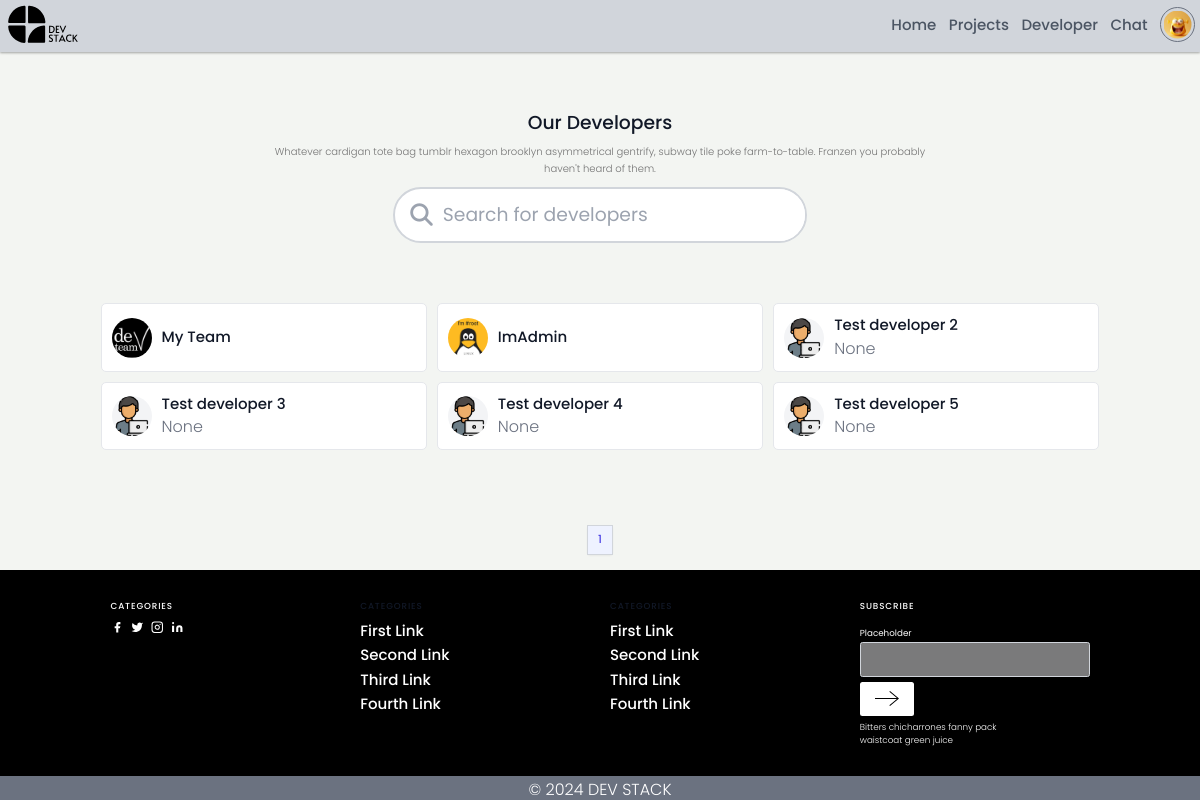
Screenshot of /user/developers (signed in) with the database file from the repository.
### users/models.py (models this page shows, shortened)
class BaseModel(models.Model):
    created_at = models.DateTimeField(auto_now_add=True)
    updated_at = models.DateTimeField(auto_now=True)
    is_active = models.BooleanField(default=True)
    class Meta:
        abstract = True

class User(AbstractUser, BaseModel):
    id = models.UUIDField(primary_key=True, default=uuid.uuid4, editable=False)
    socket_id = models.CharField(max_length=255, blank=True, null=True)
    is_online = models.BooleanField(default=False)

class Profile(BaseModel):
    id = models.UUIDField(primary_key=True, default=uuid.uuid4, editable=False)
    avatar = models.ImageField(upload_to="avatars/", default="avatars/default.png")
    user = models.OneToOneField(User, on_delete=models.CASCADE, related_name="profile")
    name = models.CharField(max_length=255)
    short_intro = models.TextField(null=True, blank=True)
    bio = models.TextField(null=True, blank=True)
    social_github = models.CharField(max_length=200, blank=True, null=True)
    social_twitter = models.CharField(max_length=200, blank=True, null=True)
    social_linkedin = models.CharField(max_length=200, blank=True, null=True)
    social_youtube = models.CharField(max_length=200, blank=True, null=True)
    social_website = models.CharField(max_length=200, blank=True, null=True)
    @property
    def avatar_url(self):
        if self.avatar and hasattr(self.avatar, 'url'):
            return self.avatar.url
        else:
            return "images/avatars/default.png"

### users/views.py (the view)
# urls.py: path("developers", UserView.get_developers, name="developers"),
    @staticmethod
    def get_developers(request):
        search_query = {'search': request.GET.get("search")}
        page_number = request.GET.get('page')
        searched_profiles = ProfileFilter(search_query, queryset=Profile.objects.all())
        profiles = searched_profiles.qs
        paginator = Paginator(profiles, 25)
        profiles = paginator.get_page(page_number)
        context = {
            'search_query': request.GET.get("search", ''),
            "developers" : profiles,
            "current_page": page_number,
        }
        if page_number and int(page_number) > paginator.num_pages:
            return {
                "message": "End of page."
            }
        return render(request, "users/our_developers.html", context)

### users/templates/users/our_developers.html (shortened to what this page needs)
{% extends 'main.html' %}
{% load static %}
{% block content %}
<section class="text-gray-600 body-font">
  <div class="container px-5 py-24 mx-auto">
    <div class="flex flex-col text-center w-full">
      <h1 class="sm:text-3xl text-2xl font-medium title-font mb-4 text-gray-900">Our Developers</h1>
      <p class="lg:w-2/3 mx-auto leading-relaxed text-base">Whatever cardigan tote bag tumblr hexagon brooklyn asymmetrical gentrify, subway tile poke farm-to-table. Franzen you probably haven't heard of them.</p>
    </div>
    <div class="flex justify-center items-center h-max p-4  mb-20">
      <form method="get">
          <div class="text-3xl bg-gray-100
              border-2 border-gray-300 focus-within:border-black rounded-full
              transition-all duration-300 ease-in-out flex items-center bg-white text-gray-400 focus-within:text-black">
              <a class="text-4xl p-4 pl-6"><i class="fa-solid fa-magnifying-glass"></i></a>
              <input type="text" name="search" id="id_search" class="py-6 rounded-r-full border-none outline-none"
                  placeholder="Search for developers" value="{{ search_query }}"/>
          </div>
      </form>
    </div>
    <div class="flex flex-wrap -m-2 justify-center">
      {% for developer in developers %}
        {% if developer.id != request.user.profile.id %}
          <a class="p-2 lg:w-1/3 md:w-1/2 w-full cursor-pointer" href="{% url 'developer-view' developer.id %}">
            <div class="bg-white h-full flex items-center border-gray-200 border p-4 rounded-lg">
              <img alt="team" class="w-16 h-16 bg-gray-100 object-cover object-center flex-shrink-0 rounded-full mr-4" src="{% static developer.avatar_url %}" />
              <div class="flex-grow">
                <h2 class="text-gray-900 title-font font-medium">{{ developer.name }}</h2>
                <p class="text-gray-500">{{ developer.short_intro }}</p>
              </div>
            </div>
          </a>
        {% endif %}
      {% endfor %}
    </div>
  </div>
</section>
<div class="flex justify-center p-6">
      <nav class="relative z-0 inline-flex rounded-md shadow-sm -space-x-px" aria-label="Pagination">
          {% for num in developers.paginator.page_range %}
          {% if developers.number == num %}
              <span class="relative inline-flex items-center px-4 py-2 border border-gray-300 bg-indigo-50 text-lg font-medium text-indigo-600">
                  {{ num }}
              </span>
          {% elif num > developers.number|add:'-3' and num < developers.number|add:'3' %}
              <a href="?page={{ num }}{% if search_query %}&search={{search_query}}{% endif %}" class="relative inline-flex items-center px-4 py-2 border border-gray-300 bg-white text-lg font-medium text-gray-500 hover:bg-gray-50">
                  {{ num }}
              </a>
          {% endif %}
          {% endfor %}
      </nav>
  </div>
{% endblock %}

### templates/navbar.html (shortened to what this page needs)
{% load static %}
<header class="text-gray-600 body-font bg-gray-300 w-full sticky top-0"
style="box-shadow: rgba(0, 0, 0, 0.12) 0px 1px 3px, rgba(0, 0, 0, 0.24) 0px 1px 2px; z-index: 100;">
  <div class="mx-auto flex p-2 justify-between md:flex-row lg:items-center">
    <a class="flex title-font font-medium items-center text-gray-900 mb-4 md:mb-0 w-[75px]" href="{% url 'home' %}">
        <img src="{% static 'images/icon-h.svg' %}" alt="icon" />
    </a>
    <nav class="hidden md:ml-auto lg:flex xl:flex 2xl:flex flex-wrap items-center text-base justify-center">
      <a class="mr-5 hover:text-gray-900 text-2xl" href="{% url 'home' %}">Home</a>
      <a class="mr-5 hover:text-gray-900 text-2xl" href="{% url 'projects' %}">Projects</a>
      <a class="mr-5 hover:text-gray-900 text-2xl" href="{% url 'developers' %}">Developer</a>
      {% if request.user.is_authenticated %}
        <a class="mr-5 hover:text-gray-900 text-2xl" href="{% url 'chat-home' %}">Chat</a>
      {% endif %}
    </nav>
    {% if request.user.is_authenticated %}
      <a class="hidden lg:flex xl:flex title-font font-medium items-center text-gray-900 mb-4 md:mb-0" href="{% url 'profile' %}">
        <img src="{% static request.user.profile.avatar_url %}" alt="request.user.profile.username" class="w-14 h-14 rounded-full p-1 border border-1 border-gray-500 hover:border-2 hover:border-black transition-all duration-300"  >
      </a>
    {% else %}
      <a href="{% url 'login' %}?next={{ request.path }}"
      class="ml-3 *:inline-flex items-center bg-black text-white border-0 py-1 px-3 focus:outline-none hover:opacity-50 transition-all ease-in duration-100 rounded mt-4 md:mt-0">
        Login
      </a>
    {% endif %}
  </div>
</header>

### static/styles/app.css (style rules this page uses)
:root { --color-sub: #2d2d39; }
img { width: 100%; }

### static/uikit/styles/modules/_variables.css (style rules this page uses)
:root { --color-main: #5aa5b9; --color-main-light: #e6faff; --color-sub: #3f4156; --color-sub-light: #51546e; --color-sub-lighter: #ededfd; --color-text: #737373; --color-gray: #8b8b8b; --color-light: #e5e7eb; --color-light-gray: #767676; --color-bg: #f8fafd; --color-white: #fffefd; --color-white-light: #f3f3f3; --color-success: #359e64; --color-success-bg: #def8e8; --color-error: #fc4b0b; --color-error-bg: #fff2ee; --font-base: 'Poppins', arial, helvetica, 'Segoe UI', roboto, ubuntu, sans-serif; --font-monospace: 'Fira Code', 'Courier New', courier, monospace; --font-regular: 300; --font-medium: 500; --font-bold: 700; --generic-shadow: 1px 1px 5px #00000010; --generic-transition: all 0.3s ease-in-out; }

### static/uikit/styles/modules/_base.css (style rules this page uses)
* { margin: 0; padding: 0; box-sizing: border-box; text-rendering: optimizeLegibility; color: inherit; font-size: inherit; }
html { font-size: 50%; }
@media only screen and (min-width: 480px) { html { font-size: 56.25%; } }
@media only screen and (min-width: 1200px) { html { font-size: 62.5%; } }
body { line-height: 1.6; font-weight: 400; font-size: 1.5rem; color: var(--color-text); background-color: var(--color-bg); min-height: 100vh; }

### static/uikit/styles/modules/_typography.css (style rules this page uses)
* { font-family: var(--font-base); }
h1 { font-size: 4.8rem; font-weight: var(--font-medium); }
h2 { font-size: 3.6rem; font-weight: var(--font-bold); }
p, span, strong { font-size: 1.6rem; color: var(--color-text); font-weight: var(--font-regular); }
a { padding-bottom: 2px; text-decoration: none; display: inline-block; color: var(--color-main); font-weight: var(--font-medium); }

### static/uikit/styles/modules/_utilities.css (style rules this page uses)
.container { width: 92%; max-width: 165rem; margin: 0 auto; box-sizing: border-box; }
@media screen and (min-width: 1000px) { .container { width: 90%; } }
@media screen and (min-width: 1200px) { .container { width: 80%; } }
.text-center { text-align: center; }

### rows the page displays
User: id.avatar (picture)
Profile: avatar (picture), name "My Team"
Profile: avatar (picture), name "ImAdmin"
Profile: avatar (placeholder picture), name "Test developer 2", short_intro "None"
Profile: avatar (placeholder picture), name "Test developer 3", short_intro "None"
Profile: avatar (placeholder picture), name "Test developer 4", short_intro "None"
Profile: avatar (placeholder picture), name "Test developer 5", short_intro "None"

### other values shown
{{ num }} "1"
